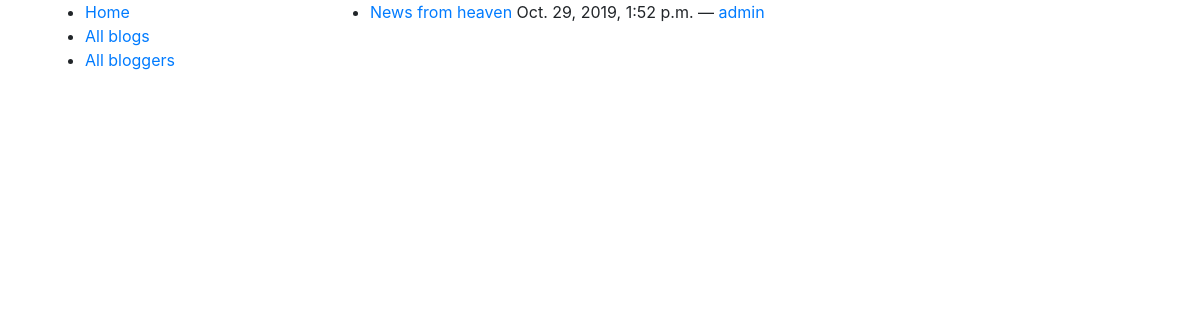
The page /blog/blogs/ on the database as committed earlier.
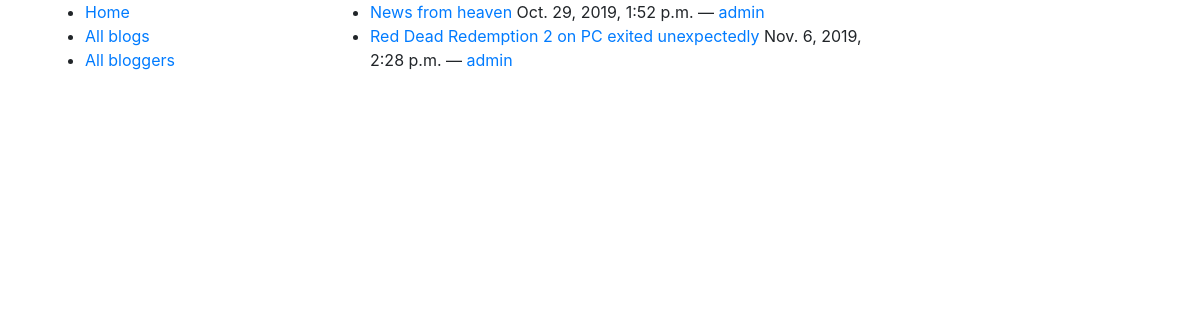
The same page on the database as committed later.
### blog/models.py (models this page shows, shortened)
class Blog(models.Model):
	name = models.CharField(max_length=200, help_text="Enter your name blog here.")
	author = models.ForeignKey(BlogAuthor, on_delete=models.SET_NULL, null=True)
	description = models.TextField(max_length=400, help_text="Enter your blog tex here.")
	pub_date = models.DateTimeField('date published')
	def get_absolute_url(self):
		return reverse('blog:blog-detail', args=[str(self.id)])

class BlogAuthor(models.Model):
	user = models.ForeignKey(User, on_delete=models.SET_NULL, null=True)
	bio = models.TextField(max_length=400, help_text="Enter your bio details here.")
	def __str__(self):
		return self.user.username

### blog/views.py (the view)
class BlogListView(generic.ListView):
	template_name = 'blog/blog_list.html'
	model = Blog

### blog/templates/blog/blog_list.html
{% extends "base_generic.html" %}
{% block content %}
	{% if blog_list %}
	<ul>
		{% for blog in blog_list %}
			<li><a href={{ blog.get_absolute_url }}>{{ blog.name }} </a> {{ blog.pub_date }} —
				<a href="{% url 'blog:index'%}"> {{blog.author }}</a></li>
		{% endfor %}
	</ul>
	{% endif %}
{% endblock %}

### blog/templates/base_generic.html (shortened to what this page needs)
<!DOCTYPE html>
<html lang="en">
<head>
	{% load staticfiles %}
	<link rel="stylesheet" href="https://stackpath.bootstrapcdn.com/bootstrap/4.3.1/css/bootstrap.min.css">
	<link rel="stylesheet" type="text/css" href="{% static 'blog/style.css' %}" />
</head>
<body>
<div class="container">
	<div class="row">
		<div class="col-3">
			<ul>
				<li><a  href=" {%  url 'blog:index'%}">Home</a></li>
				<li><a href="{% url 'blog:blogs'%}">All blogs</a></li>
				<li><a href="{% url 'blog:bloggers' %}">All bloggers</a></li>
			</ul>
		</div>
		<div class="col-6">
			{% block content %}
			{% endblock %}
		</div>
		<div class="col-3"></div>
	</div>
</div>
</body>
</html>

Rows that differ between the two databases and show on the page:
added Blog: name "Red Dead Redemption 2 on PC exited unexpectedly", pub_date "Nov. 6, 2019, 2:28 p.m.", author "admin"
